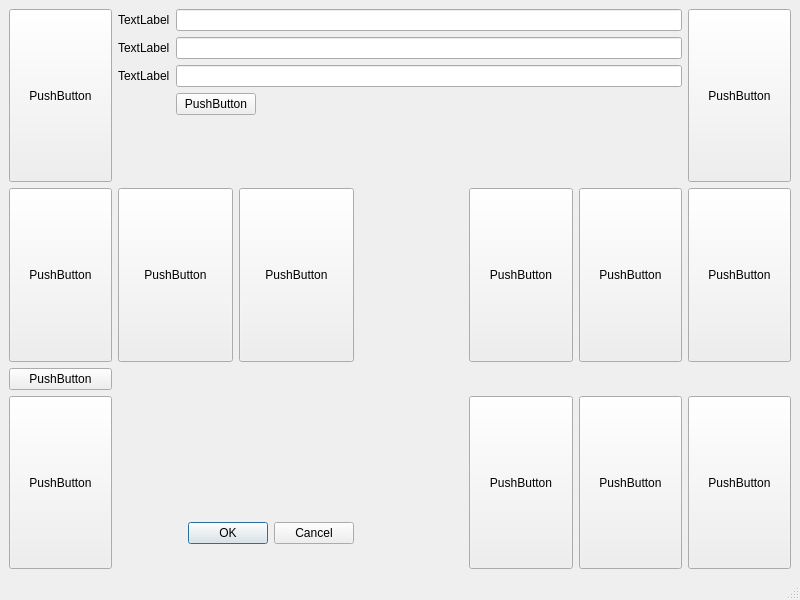
<?xml version="1.0" encoding="UTF-8"?>
<ui version="4.0">
 <class>MainWindow</class>
 <widget class="QMainWindow" name="MainWindow">
  <property name="geometry">
   <rect>
    <x>0</x>
    <y>0</y>
    <width>800</width>
    <height>600</height>
   </rect>
  </property>
  <property name="sizePolicy">
   <sizepolicy hsizetype="MinimumExpanding" vsizetype="Maximum">
    <horstretch>0</horstretch>
    <verstretch>0</verstretch>
   </sizepolicy>
  </property>
  <property name="windowTitle">
   <string>MainWindow</string>
  </property>
  <widget class="QWidget" name="centralwidget">
   <layout class="QGridLayout" name="gridLayout">
    <item row="2" column="6">
     <widget class="QPushButton" name="pushButton_4">
      <property name="sizePolicy">
       <sizepolicy hsizetype="Preferred" vsizetype="MinimumExpanding">
        <horstretch>0</horstretch>
        <verstretch>0</verstretch>
       </sizepolicy>
      </property>
      <property name="text">
       <string>PushButton</string>
      </property>
     </widget>
    </item>
    <item row="2" column="2">
     <widget class="QPushButton" name="pushButton_9">
      <property name="sizePolicy">
       <sizepolicy hsizetype="Preferred" vsizetype="Minimum">
        <horstretch>0</horstretch>
        <verstretch>0</verstretch>
       </sizepolicy>
      </property>
      <property name="text">
       <string>PushButton</string>
      </property>
     </widget>
    </item>
    <item row="2" column="1">
     <widget class="QPushButton" name="pushButton_10">
      <property name="sizePolicy">
       <sizepolicy hsizetype="Preferred" vsizetype="MinimumExpanding">
        <horstretch>0</horstretch>
        <verstretch>0</verstretch>
       </sizepolicy>
      </property>
      <property name="text">
       <string>PushButton</string>
      </property>
     </widget>
    </item>
    <item row="3" column="0">
     <widget class="QPushButton" name="pushButton_13">
      <property name="sizePolicy">
       <sizepolicy hsizetype="Minimum" vsizetype="Minimum">
        <horstretch>0</horstretch>
        <verstretch>0</verstretch>
       </sizepolicy>
      </property>
      <property name="text">
       <string>PushButton</string>
      </property>
     </widget>
    </item>
    <item row="0" column="1" colspan="5">
     <layout class="QFormLayout" name="formLayout">
      <property name="fieldGrowthPolicy">
       <enum>QFormLayout::AllNonFixedFieldsGrow</enum>
      </property>
      <property name="rowWrapPolicy">
       <enum>QFormLayout::DontWrapRows</enum>
      </property>
      <property name="labelAlignment">
       <set>Qt::AlignLeading|Qt::AlignLeft|Qt::AlignVCenter</set>
      </property>
      <property name="formAlignment">
       <set>Qt::AlignLeading|Qt::AlignLeft|Qt::AlignTop</set>
      </property>
      <item row="0" column="0">
       <widget class="QLabel" name="label">
        <property name="text">
         <string>TextLabel</string>
        </property>
       </widget>
      </item>
      <item row="0" column="1">
       <widget class="QLineEdit" name="lineEdit"/>
      </item>
      <item row="1" column="0">
       <widget class="QLabel" name="label_2">
        <property name="text">
         <string>TextLabel</string>
        </property>
       </widget>
      </item>
      <item row="1" column="1">
       <widget class="QLineEdit" name="lineEdit_2"/>
      </item>
      <item row="2" column="0">
       <widget class="QLabel" name="label_3">
        <property name="text">
         <string>TextLabel</string>
        </property>
       </widget>
      </item>
      <item row="2" column="1">
       <widget class="QLineEdit" name="lineEdit_3"/>
      </item>
      <item row="3" column="1">
       <widget class="QPushButton" name="pushButton_14">
        <property name="sizePolicy">
         <sizepolicy hsizetype="Fixed" vsizetype="Fixed">
          <horstretch>0</horstretch>
          <verstretch>0</verstretch>
         </sizepolicy>
        </property>
        <property name="maximumSize">
         <size>
          <width>16777215</width>
          <height>16777215</height>
         </size>
        </property>
        <property name="text">
         <string>PushButton</string>
        </property>
       </widget>
      </item>
     </layout>
    </item>
    <item row="4" column="4">
     <widget class="QPushButton" name="pushButton_11">
      <property name="sizePolicy">
       <sizepolicy hsizetype="Preferred" vsizetype="MinimumExpanding">
        <horstretch>0</horstretch>
        <verstretch>0</verstretch>
       </sizepolicy>
      </property>
      <property name="text">
       <string>PushButton</string>
      </property>
     </widget>
    </item>
    <item row="0" column="0">
     <widget class="QPushButton" name="pushButton">
      <property name="sizePolicy">
       <sizepolicy hsizetype="Preferred" vsizetype="MinimumExpanding">
        <horstretch>0</horstretch>
        <verstretch>0</verstretch>
       </sizepolicy>
      </property>
      <property name="text">
       <string>PushButton</string>
      </property>
     </widget>
    </item>
    <item row="2" column="0">
     <widget class="QPushButton" name="pushButton_6">
      <property name="sizePolicy">
       <sizepolicy hsizetype="Preferred" vsizetype="MinimumExpanding">
        <horstretch>0</horstretch>
        <verstretch>0</verstretch>
       </sizepolicy>
      </property>
      <property name="text">
       <string>PushButton</string>
      </property>
     </widget>
    </item>
    <item row="0" column="6">
     <widget class="QPushButton" name="pushButton_2">
      <property name="sizePolicy">
       <sizepolicy hsizetype="Preferred" vsizetype="MinimumExpanding">
        <horstretch>0</horstretch>
        <verstretch>0</verstretch>
       </sizepolicy>
      </property>
      <property name="text">
       <string>PushButton</string>
      </property>
     </widget>
    </item>
    <item row="2" column="5">
     <widget class="QPushButton" name="pushButton_7">
      <property name="sizePolicy">
       <sizepolicy hsizetype="Preferred" vsizetype="MinimumExpanding">
        <horstretch>0</horstretch>
        <verstretch>0</verstretch>
       </sizepolicy>
      </property>
      <property name="text">
       <string>PushButton</string>
      </property>
     </widget>
    </item>
    <item row="4" column="5">
     <widget class="QPushButton" name="pushButton_12">
      <property name="sizePolicy">
       <sizepolicy hsizetype="Preferred" vsizetype="MinimumExpanding">
        <horstretch>0</horstretch>
        <verstretch>0</verstretch>
       </sizepolicy>
      </property>
      <property name="text">
       <string>PushButton</string>
      </property>
     </widget>
    </item>
    <item row="3" column="1" rowspan="2" colspan="2">
     <layout class="QGridLayout" name="gridLayout_2">
      <property name="sizeConstraint">
       <enum>QLayout::SetFixedSize</enum>
      </property>
      <property name="leftMargin">
       <number>70</number>
      </property>
      <property name="topMargin">
       <number>130</number>
      </property>
      <item row="0" column="0">
       <widget class="QDialogButtonBox" name="buttonBox">
        <property name="sizePolicy">
         <sizepolicy hsizetype="Maximum" vsizetype="Maximum">
          <horstretch>0</horstretch>
          <verstretch>0</verstretch>
         </sizepolicy>
        </property>
        <property name="standardButtons">
         <set>QDialogButtonBox::Cancel|QDialogButtonBox::Ok</set>
        </property>
       </widget>
      </item>
     </layout>
    </item>
    <item row="2" column="4">
     <widget class="QPushButton" name="pushButton_8">
      <property name="sizePolicy">
       <sizepolicy hsizetype="Preferred" vsizetype="MinimumExpanding">
        <horstretch>0</horstretch>
        <verstretch>0</verstretch>
       </sizepolicy>
      </property>
      <property name="text">
       <string>PushButton</string>
      </property>
     </widget>
    </item>
    <item row="4" column="0">
     <widget class="QPushButton" name="pushButton_3">
      <property name="sizePolicy">
       <sizepolicy hsizetype="Preferred" vsizetype="MinimumExpanding">
        <horstretch>0</horstretch>
        <verstretch>0</verstretch>
       </sizepolicy>
      </property>
      <property name="text">
       <string>PushButton</string>
      </property>
     </widget>
    </item>
    <item row="4" column="6">
     <widget class="QPushButton" name="pushButton_5">
      <property name="sizePolicy">
       <sizepolicy hsizetype="Preferred" vsizetype="Minimum">
        <horstretch>0</horstretch>
        <verstretch>0</verstretch>
       </sizepolicy>
      </property>
      <property name="text">
       <string>PushButton</string>
      </property>
     </widget>
    </item>
    <item row="4" column="3">
     <spacer name="horizontalSpacer">
      <property name="orientation">
       <enum>Qt::Horizontal</enum>
      </property>
      <property name="sizeType">
       <enum>QSizePolicy::Fixed</enum>
      </property>
      <property name="sizeHint" stdset="0">
       <size>
        <width>10</width>
        <height>20</height>
       </size>
      </property>
     </spacer>
    </item>
   </layout>
  </widget>
  <widget class="QMenuBar" name="menubar">
   <property name="geometry">
    <rect>
     <x>0</x>
     <y>0</y>
     <width>800</width>
     <height>25</height>
    </rect>
   </property>
  </widget>
  <widget class="QStatusBar" name="statusbar"/>
 </widget>
 <resources/>
 <connections/>
</ui>
